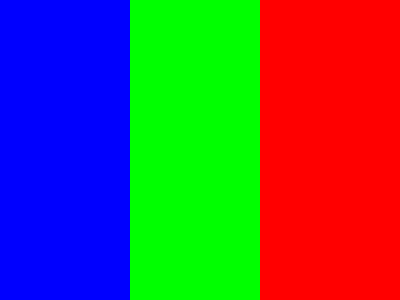
#> input picture 考试/.teacher_work/review_extension_20261113/reference_check_clean/input/input.png, 400 x 300 px; the run also reads 1 picture not shown here
$ python process_one.py
#> lines starting #> are read from the running program, lines starting #| are printed output that depends on the picture
import os, cv2

import numpy as np

base = os.path.dirname(os.path.abspath(__file__))
# 输入目录
input_path = os.path.join(base, 'input/input.png')
# 输出目录
os.makedirs('output_supplement', exist_ok=True)
output_dir = os.path.join(base, 'output_supplement')
# 后缀
extensions = ('.png', '.jpg', '.jpeg', '.bmp')


def read_image(path):
	data = np.fromfile(path, dtype=np.uint8)
	if data.size == 0:
		return None
	return cv2.imdecode(data, cv2.IMREAD_COLOR)
#> returned value is the input picture: shape (300, 400, 3); mean B, G, R 82.9, 82.9, 89.2
#| input_shape (300, 400, 3)
#| input_dtype uint8


def write_image(path, image):
	ext = os.path.splitext(path)[1].lower()
	success, encoded = cv2.imencode(ext, image)
	if not success:
		return False
	encoded.tofile(path)
	return os.path.isfile(path)


def rotate_image(img, angle):
#> called with angle = 12
	h, w = img.shape[:2]
#> h = 300; w = 400
	center = (w / 2, h / 2)
#> center = (200, 150)
	martix = cv2.getRotationMatrix2D(center, angle, 1.0)
	rotated = cv2.warpAffine(
		img,
		martix,
		(w, h),
		flags=cv2.INTER_LINEAR,
		borderMode=cv2.BORDER_CONSTANT,
		borderValue=(0, 0, 0)
	)
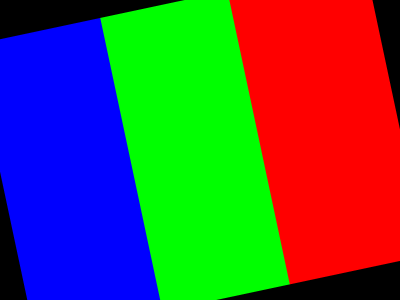
#> rotated: shape (300, 400, 3); mean B, G, R 72.1, 81.8, 78.3
	return rotated


def augment_image(img, rng):
	result = img.copy()
	flipped = False
	if rng.random() < 0.5:
		result = cv2.flip(result, 1)
		flipped = True
	angle = float(rng.uniform(-15, 15))
	result = rotate_image(result, angle)
	return result, flipped, angle


def process_one(input_dir, filename, output_dir):
	ext = os.path.splitext(filename)[1].lower()
	if ext not in extensions:
		return False, filename + '不支持扩展名'

	input_path = os.path.join(input_dir, filename)
	img = read_image(input_path)
	if img is None:
		return False, filename + '读取失败'

	base_name = os.path.splitext(filename)[0]
	flip_path = os.path.join(output_dir, base_name + '_flip.png')
	rotate_path = os.path.join(output_dir, base_name + '_rotate.png')
	if os.path.exists(flip_path) or os.path.exists(rotate_path):
		return False, filename + '输出已经存在，拒绝覆盖'

	flip_result = cv2.flip(img, 1)
	rotate_result = rotate_image(img, 12)
	if not write_image(flip_path, flip_result):
		return False, filename + '翻转结果保存失败'
	if not write_image(rotate_path, rotate_result):
		return False, filename + '旋转结果保存失败'

	return True, filename + '已生成flip和rotate'


def batch_augment(input_dir, output_dir):
	os.makedirs(output_dir, exist_ok=True)
	success_count = 0
	failure_count = 0
	messages = []
	for filename in sorted(os.listdir(input_dir)):
		path = os.path.join(input_dir, filename)
		extension = os.path.splitext(filename)[1].lower()
		if not os.path.isfile(path) or extension not in extensions:
			continue
		success, message = process_one(input_dir, filename, output_dir)
		messages.append(message)
		if success:
			success_count += 1
		else:
			failure_count += 1
	return success_count, failure_count, messages


def main():
	img = read_image(input_path)
	print("input_exists", os.path.isfile(input_path))
	print("input_shape", img.shape)
	print("input_dtype", img.dtype)

	fixed = rotate_image(img, 12)
	print("fixed_shape", fixed.shape)
#| fixed_shape (300, 400, 3)
	print("fixed_dtype", fixed.dtype)
#| fixed_dtype uint8
	print("fixed_changed", not np.array_equal(img, fixed))
#| fixed_changed True

	rng_a = np.random.default_rng(42)
	rng_b = np.random.default_rng(42)
	augmented_a, flipped_a, angle_a = augment_image(img, rng_a)
#> call 2 of rotate_image, with angle = -1.83
#> in rotate_image (call 2), `rotated = cv2.warpAffine( img, martix, (w, h), flags=cv2.INTER_LINEAR,..`:
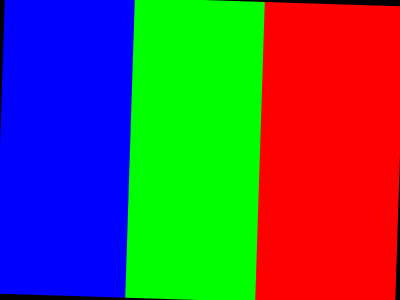
#> rotated: shape (300, 400, 3); mean B, G, R 81, 82.6, 87.3
#> flipped_a = False; angle_a = -1.83
	augmented_b, flipped_b, angle_b = augment_image(img, rng_b)
#> flipped_b = False; angle_b = -1.83
	print("augment_reproducible", np.array_equal(augmented_a, augmented_b))
#| augment_reproducible True
	print("augment_same_decision", flipped_a == flipped_b)
#| augment_same_decision True
	print("augment_same_angle", angle_a == angle_b)
#| augment_same_angle True
	print("augment_shape", augmented_a.shape)
#| augment_shape (300, 400, 3)
	print("augment_dtype", augmented_a.dtype)
#| augment_dtype uint8
	print("input_unchanged", np.array_equal(img, read_image(input_path)))
#| input_unchanged True

	success, failure, messages = batch_augment(os.path.dirname(input_path), output_dir)
	print("batch_first", success, failure)
	for message in messages:
		print("message", message)

	output_names = sorted(os.listdir(output_dir))
	print("output_names", output_names)
	print("output_count", len(output_names))
	for name in output_names:
		output = read_image(os.path.join(output_dir, name))
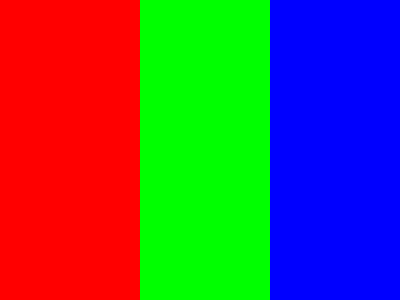
#> input picture 考试/.teacher_work/review_extension_20261113/reference_check_clean/output_supplement/input_flip.png, 400 x 300 px
#> in read_image, returned value is the input picture: shape (300, 400, 3); mean B, G, R 82.9, 82.9, 89.2
		print("artifact", name, output.shape, output.dtype, output is not None)
#| artifact input_flip.png (300, 400, 3) uint8 True
	flip = read_image(os.path.join(output_dir, "input_flip.png"))
	rotate = read_image(os.path.join(output_dir, "input_rotate.png"))
	print("flip_matches", np.array_equal(flip, cv2.flip(img, 1)))
#| flip_matches True
	print("rotate_changed", not np.array_equal(rotate, img))
#| rotate_changed True

	success, failure, messages = batch_augment(os.path.dirname(input_path), output_dir)
	print("batch_second", success, failure)
	for message in messages:
		print("message", message)
	print("output_count_after_second", len(os.listdir(output_dir)))


if __name__ == "__main__":
	main()
